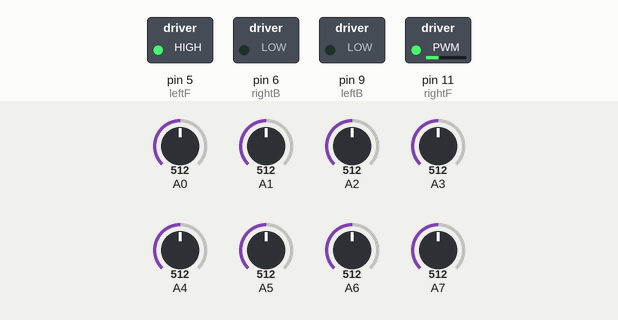
This sketch was run on a simulated Arduino Nano, built with avr-gcc and run on an emulated ATmega328P. On the bench: switched loads named in the sketch (green lamp = pin HIGH). The inputs (shaded band) are chosen by the test bench; at power-on: A2 = 512, A4 = 512, A5 = 512, A0 = 512, A1 = 512, A3 = 512, A6 = 512, A7 = 512.

Above: at 1.2 s.
1.3 s: A2 set to 487
At 2.4 s:
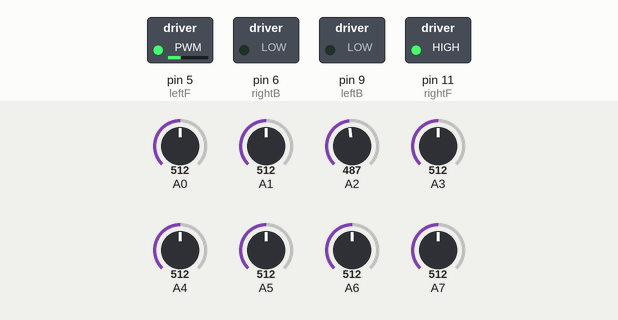
2.8 s: A4 set to 483
At 3.5 s:
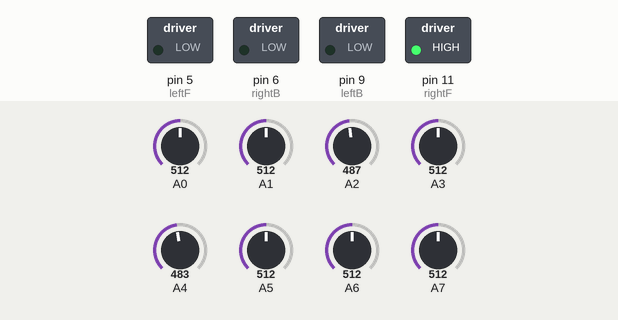
4.3 s: A5 set to 492
At 4.7 s:
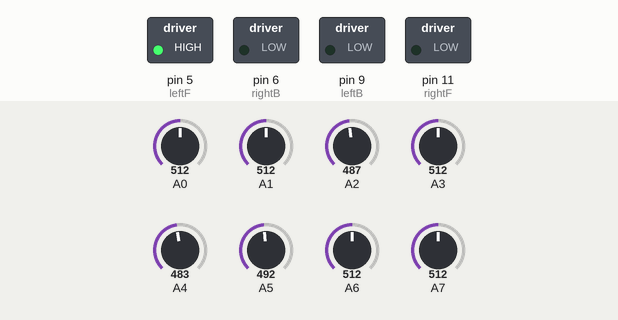
5.8 s: A2 set to 510
At 7.0 s:
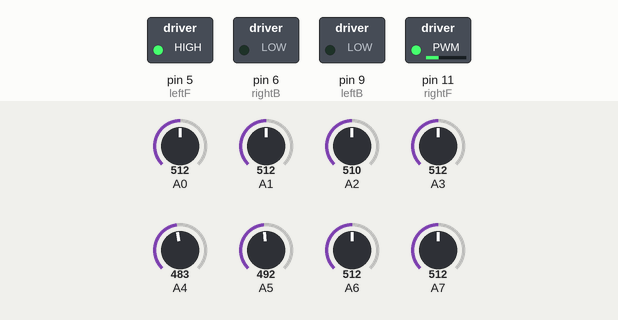
7.3 s: A2 set to 490
At 8.1 s:
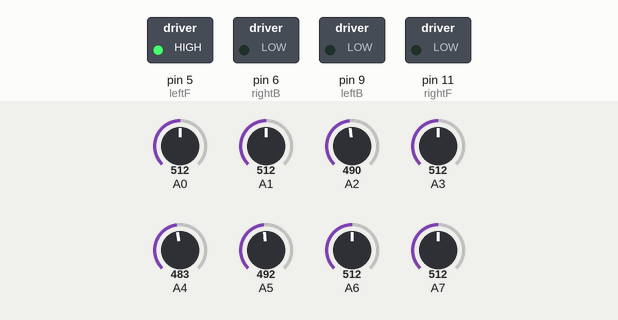
8.8 s: A2 set to 716
At 9.3 s:
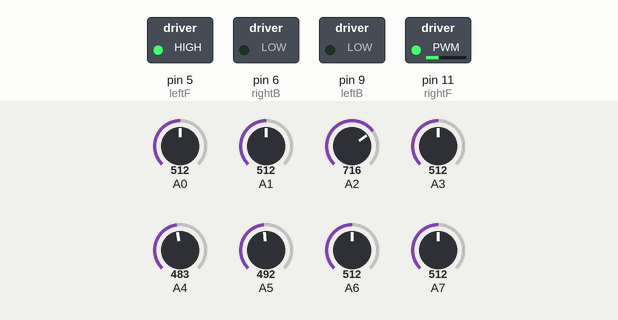
Timing chart, 0 to 11.3 s (numbered marks = the images above; inputs shaded):
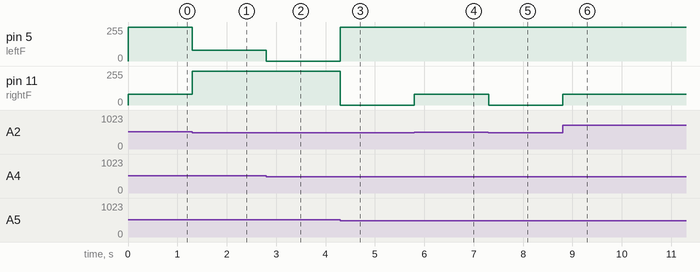

Measured:
- the behaviour switches between 501 and 500 on A2 (found by bisection; images 0 and 1)
- the behaviour switches between 501 and 500 on A4 (found by bisection; images 1 and 2)
- the behaviour switches between 501 and 500 on A5 (found by bisection; images 2 and 3)
- after the input at 1.3 s, pin 5 (leftF): 255/255 → 80/255 at once; pin 11 (rightF): 80/255 → 255/255 at once
- after the input at 2.8 s, pin 5 (leftF): 80/255 → 0/255 at once
- after the input at 4.3 s, pin 5 (leftF): 0/255 → 255/255 at once; pin 11 (rightF): 255/255 → 0/255 at once
- after the input at 5.8 s, pin 11 (rightF): 0/255 → 80/255 at once
- after the input at 7.3 s, pin 11 (rightF): 80/255 → 0/255 at once
- after the input at 8.8 s, pin 11 (rightF): 0/255 → 80/255 at once

The sketch:

lineFollower.ino
```cpp
const int leftB = 9; //motor left - going backwards
const int leftF = 5; // motor left - going forward
const int rightB = 6; //motor right - going backwards
const int rightF = 11; //motor right - going forward

int rightSensors;
int leftSensors;

int IR1;
int IR2;
int IR3;
int IR4;
int IR5;
int IR6;
int IR7;
int IR8;

//defining variables for fine tuning on line following
int leftValue = 0;
int rightValue = 0;
int adjustSpeed = 0;

//===============================
//************SETUP**************
//===============================
void setup(){
  Serial.begin(9600); // Initializes the serial communication
  setupIRSensors();
  setupMotors();
}

//===============================
//************LOOP***************
//===============================
void loop() {
  followLine();
}

//===============================
//**********FUNCTIONS************
//===============================
void goForward() {
  analogWrite(leftF, 250);
  analogWrite(rightF, 250);
}

void left(){
  analogWrite(leftF, 255);
  analogWrite(rightF, 180);
}

void right(){
  analogWrite(leftF, 180);
  analogWrite(rightF, 255);
}

void followLine(){
  readSensors();
  if(IR3 > 500 && IR4 > 500){
    analogWrite(leftF, 255);
    analogWrite(rightF, 80);
  }else if(IR5 > 500 && IR6 > 500){
    analogWrite(leftF, 80);
    analogWrite(rightF, 255);
  }else if(IR2 > 500 && IR3 > 500){
    analogWrite(leftF, 255);
    analogWrite(rightF, 0);
  }else if(IR6 > 500 && IR7 > 500){
    analogWrite(leftF, 0);
    analogWrite(rightF, 255);
  }else if(IR2 > 500 && IR1 > 500){
    analogWrite(leftF, 255);
    analogWrite(rightF, 0);
  }else if(IR7 > 500 && IR8 > 500){
    analogWrite(leftF, 0);
    analogWrite(rightF, 255);
  }
}

bool squareDetected(){
  if(IR1 > 800 && IR2 > 800 && IR3 > 800 && IR4 > 800 && IR5 > 800 && IR6 > 800 && IR7 > 800 && IR8 > 800){
    return true;
  }
}

void setupMotors(){
  //initializing motor pins
  pinMode(leftB, OUTPUT);
  pinMode(leftF, OUTPUT);
  pinMode(rightB, OUTPUT);
  pinMode(rightF, OUTPUT);
}

void setupIRSensors(){
 pinMode(A0, INPUT);
 pinMode(A1, INPUT);
 pinMode(A2, INPUT);
 pinMode(A3, INPUT);
 pinMode(A4, INPUT);
 pinMode(A5, INPUT);
 pinMode(A6, INPUT);
 pinMode(A7, INPUT);
}

void readSensors(){
  IR1 = analogRead(A0);
  IR2 = analogRead(A1);
  IR3 = analogRead(A2);
  IR4 = analogRead(A3);
  IR5 = analogRead(A4);
  IR6 = analogRead(A5);
  IR7 = analogRead(A6);
  IR8 = analogRead(A7);
}
```
